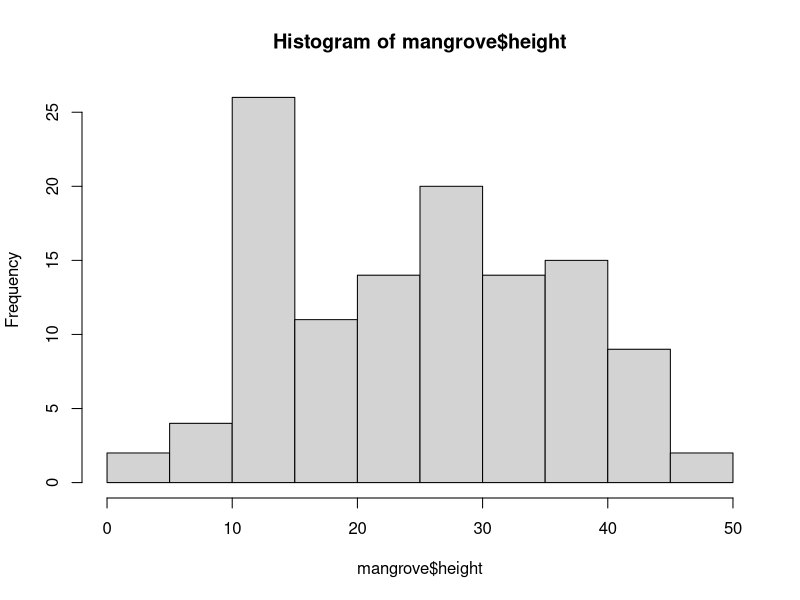
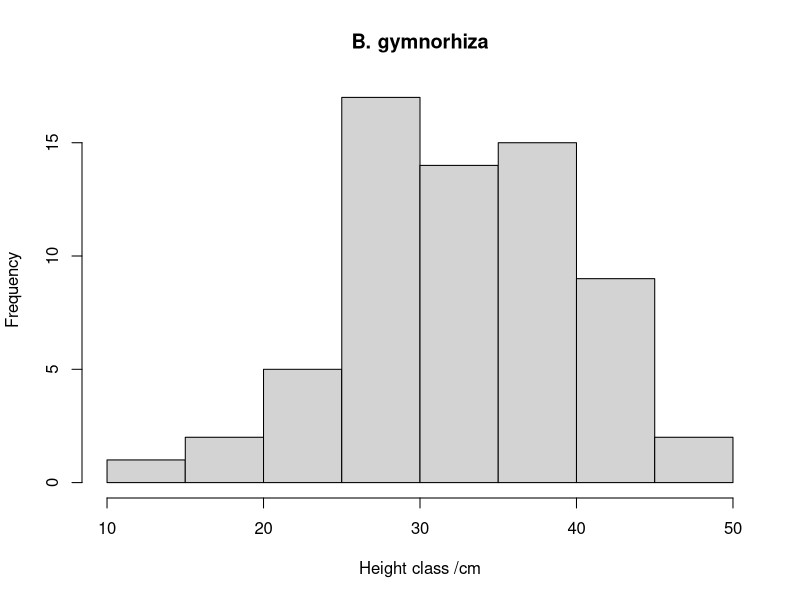
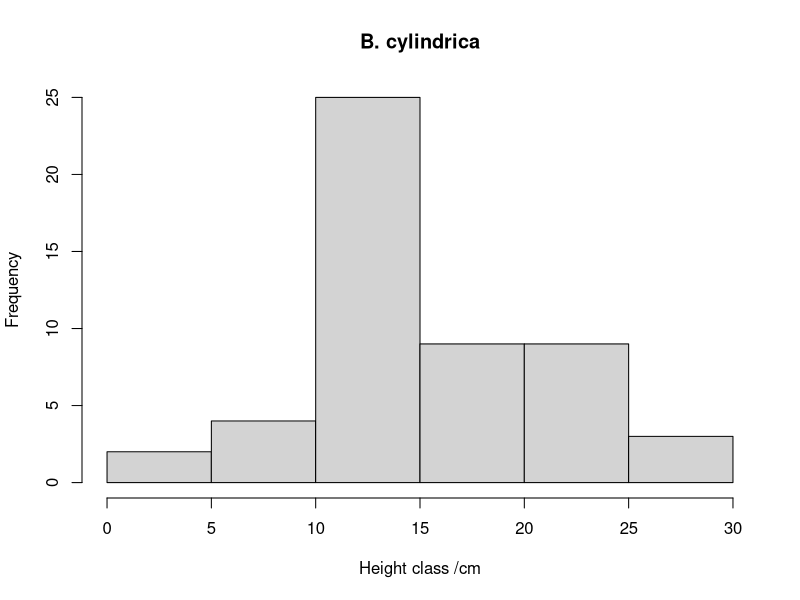
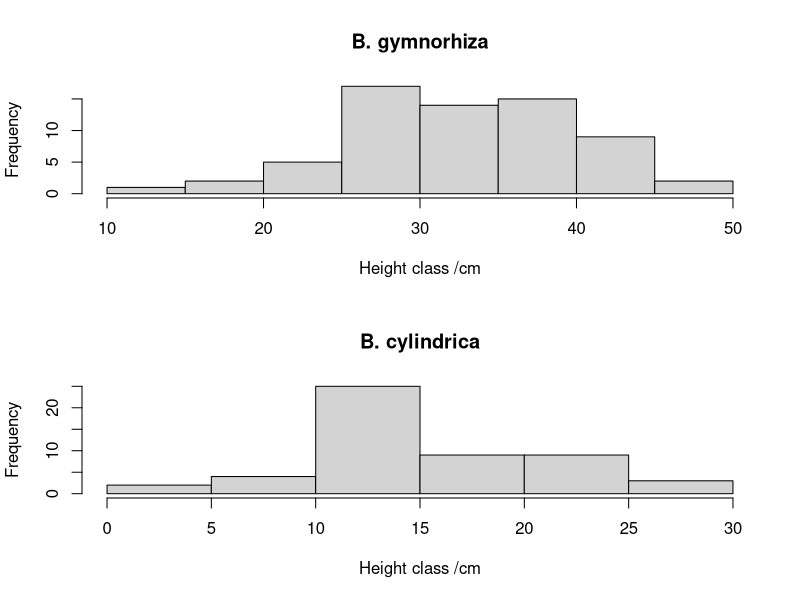
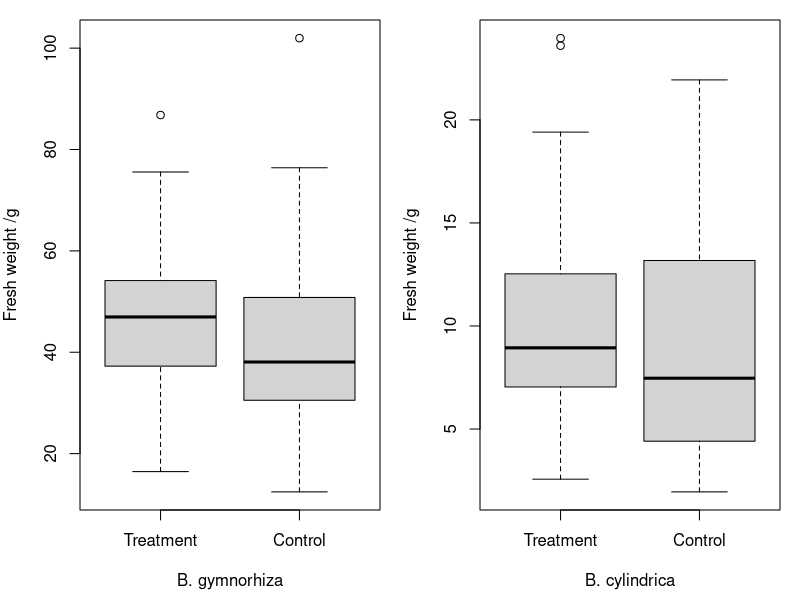
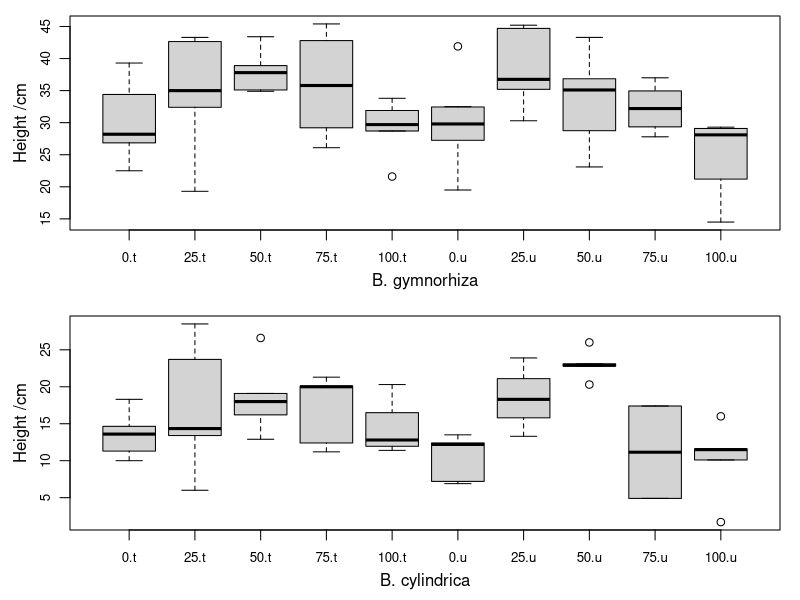
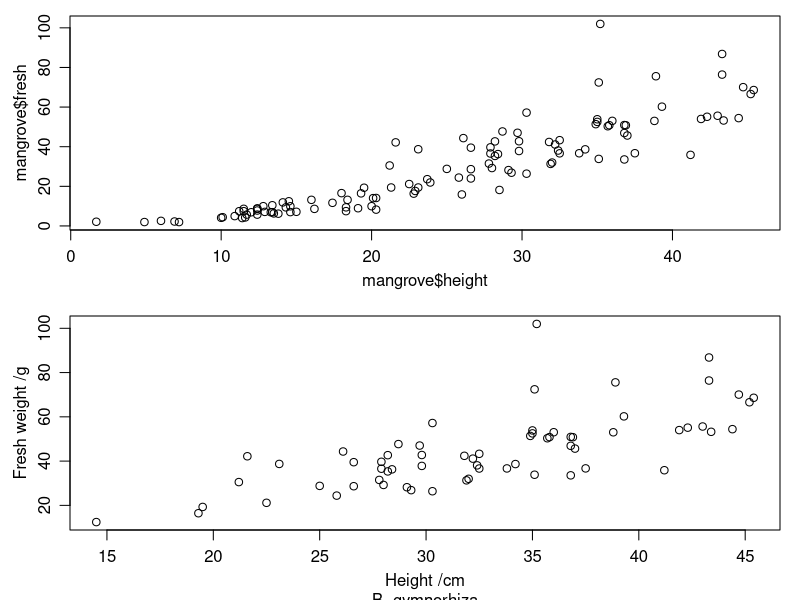
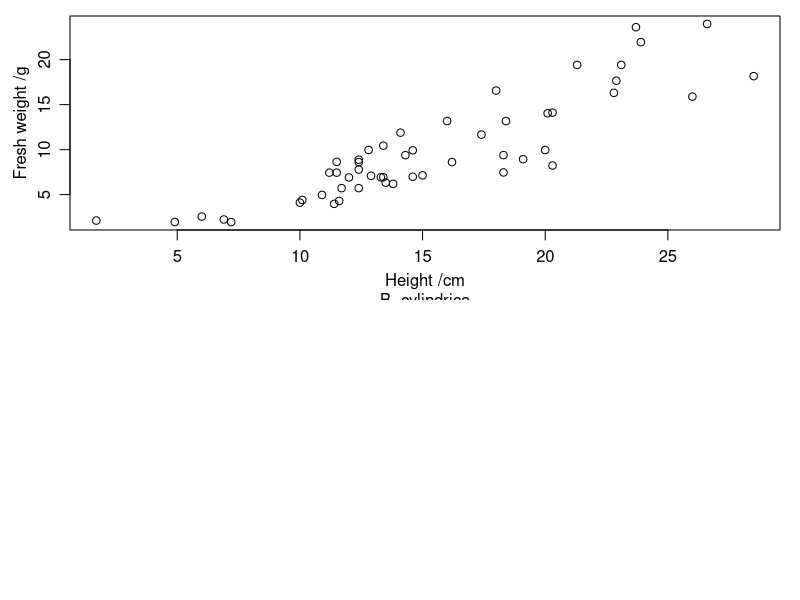

Write the R code that produced these figures, in order.
#Revision: let's load the mangrove data. Remember to change the directory!!
mangrove <- read.table("mangrove.txt", header=TRUE, sep="\t")

#now explore the data

names(mangrove)

#if you forgot what objects you have
ls()

#practice selecting rows and columns?
mangrove$height
mangrove$salinity
mangrove$species
mangrove$treatment
#etc.

#data frames store most text entries as "factors" and not strings
class(mangrove$survival)
class(mangrove$treatment)
class(mangrove$salinity)
class(mangrove$height)

#you can coerce some forms of data into another, just overwrite it
mangrove$salinity <- as.numeric(mangrove$salinity)

#conditional subsets
mangrove$survival=="Y" #this is a logical vector
mangrove$survival[mangrove$survival=="Y"] #this selects elements according to the logical vector
mangrove$species[mangrove$survival=="Y"]

##exploring your data graphically
#histograms: once again, google it if not sure
hist(mangrove$height)

#plot only a subset of the data, e.g. only Bruguiera gymnorhiza
mangrove$species=="bgymnorhiza"
mangrove$height[mangrove$species=="bgymnorhiza"] #select only those TRUE
hist(mangrove$height[mangrove$species=="bgymnorhiza"], main="B. gymnorhiza", xlab="Height class /cm")
hist(mangrove$height[mangrove$species=="bcylindrica"], main="B. cylindrica", xlab="Height class /cm")

#plot two graphs side by side
par(mfrow=c(2,1))
hist(mangrove$height[mangrove$species=="bgymnorhiza"], main="B. gymnorhiza", xlab="Height class /cm")
hist(mangrove$height[mangrove$species=="bcylindrica"], main="B. cylindrica", xlab="Height class /cm")

#box plots
par(mfrow=c(1,2), mar=c(4.5,4,1,1))
boxplot(fresh~treatment, data=mangrove, subset=mangrove$species=="bgymnorhiza", names=c("Treatment", "Control"), xlab="B. gymnorhiza", ylab="Fresh weight /g")
boxplot(fresh~treatment, data=mangrove, subset=mangrove$species=="bcylindrica", names=c("Treatment", "Control"), xlab="B. cylindrica", ylab="Fresh weight /g")

#you can present them as levels of factors
par(mfrow=c(2,1), mar=c(3.5,3.5,0.8,1), mgp=c(2,0.8,0))
boxplot(height~salinity+treatment, data=mangrove, subset=mangrove$species=="bgymnorhiza", cex.axis=0.8, xlab="B. gymnorhiza", ylab="Height /cm")
boxplot(height~salinity+treatment, data=mangrove, subset=mangrove$species=="bcylindrica", cex.axis=0.8, xlab="B. cylindrica", ylab="Height /cm")

#scatterplots
plot(mangrove$fresh~mangrove$height)

#plot only a subset of the data
mangrove[mangrove$species=="bgymnorhiza",] #select only the rows where $species is TRUE
plot(fresh~height, data=mangrove[mangrove$species=="bgymnorhiza",], ylab="Fresh weight /g", xlab="Height /cm", sub="B. gymnorhiza")
plot(fresh~height, data=mangrove[mangrove$species=="bcylindrica",], ylab="Fresh weight /g", xlab="Height /cm", sub="B. cylindrica")

#too ugly! we want them on the same plot, but using different symbols and colours
par(mfrow=c(1,1))
plot(fresh~height, data=mangrove[mangrove$species=="bgymnorhiza",], pch=1, col="blue", ylab="Fresh weight /g", xlab="Height /cm")
points(fresh~height, data=mangrove[mangrove$species=="bcylindrica",], pch=4, col="red")
#hmm, some points look squeezed up near the origin. Change the y- and x-axis limits.
plot(fresh~height, data=mangrove[mangrove$species=="bgymnorhiza",], pch=1, col="blue", ylab="Fresh weight /g", xlab="Height /cm", xlim=c(0,45), ylim=c(0,100))
points(fresh~height, data=mangrove[mangrove$species=="bcylindrica",], pch=4, col="red")

#plot only a subset of the data; many ways in R to do the same thing
plot(fresh~height, data=mangrove, subset=mangrove$species=="bgymnorhiza", ylab="Fresh weight /g", xlab="Salinity", pch=1, col="blue")
points(fresh~height, data=mangrove, subset=mangrove$species=="bcylindrica", pch=4, col="red")
#Similarly, some points are out of the plotting region. Change the y-axis limits.
plot(fresh~height, data=mangrove, subset=mangrove$species=="bgymnorhiza", ylab="Fresh weight /g", xlab="Salinity", pch=1, col="blue", ylim=c(0,100))
points(fresh~height, data=mangrove, subset=mangrove$species=="bcylindrica", pch=4, col="red")

#you can add legends using the legend() function.

#correlations
cor(mangrove$height, mangrove$fresh)
#oops! Doesn't work. Why? Missing numbers again.
cor(mangrove$height, mangrove$fresh, use="complete.obs")
cor.test(mangrove$height, mangrove$fresh, use="complete.obs")
#there is also kendall's and spearman's correlations for non-parametric
cor(mangrove$height[mangrove$species=="bgymnorhiza"], mangrove$fresh[mangrove$species=="bgymnorhiza"], use="complete.obs")
cor(mangrove$height[mangrove$species=="bcylindrica"], mangrove$fresh[mangrove$species=="bcylindrica"], use="complete.obs")

#last note: scripts make life easier in R!